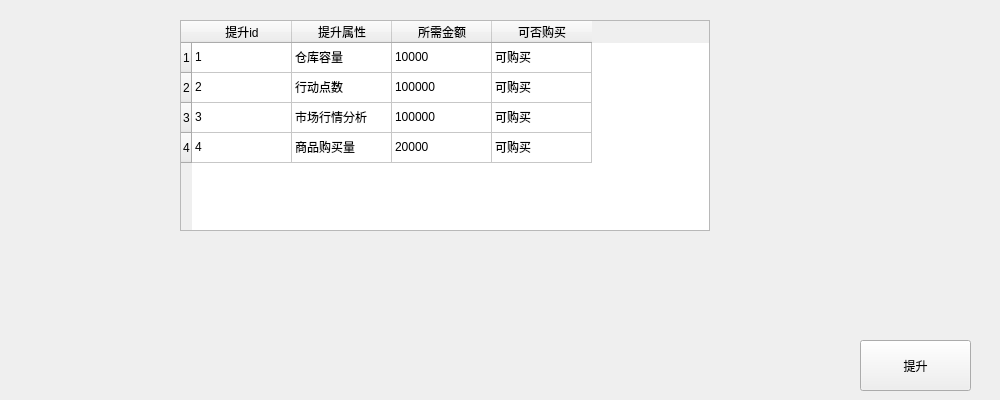
   <widget class="QWidget" name="improve_window" native="true">
    <property name="geometry">
     <rect>
      <x>0</x>
      <y>100</y>
      <width>1000</width>
      <height>400</height>
     </rect>
    </property>
    <widget class="QTableWidget" name="improve_table">
     <property name="geometry">
      <rect>
       <x>180</x>
       <y>20</y>
       <width>530</width>
       <height>211</height>
      </rect>
     </property>
     <property name="sizePolicy">
      <sizepolicy hsizetype="Expanding" vsizetype="Expanding">
       <horstretch>0</horstretch>
       <verstretch>0</verstretch>
      </sizepolicy>
     </property>
     <property name="sizeAdjustPolicy">
      <enum>QAbstractScrollArea::AdjustIgnored</enum>
     </property>
     <property name="autoScroll">
      <bool>true</bool>
     </property>
     <property name="autoScrollMargin">
      <number>16</number>
     </property>
     <row>
      <property name="text">
       <string>1</string>
      </property>
     </row>
     <row>
      <property name="text">
       <string>2</string>
      </property>
     </row>
     <row>
      <property name="text">
       <string>3</string>
      </property>
     </row>
     <row>
      <property name="text">
       <string>4</string>
      </property>
     </row>
     <column>
      <property name="text">
       <string>提升id</string>
      </property>
     </column>
     <column>
      <property name="text">
       <string>提升属性</string>
      </property>
     </column>
     <column>
      <property name="text">
       <string>所需金额</string>
      </property>
     </column>
     <column>
      <property name="text">
       <string>可否购买</string>
      </property>
     </column>
     <item row="0" column="0">
      <property name="text">
       <string>1</string>
      </property>
      <property name="textAlignment">
       <set>AlignLeading|AlignVCenter</set>
      </property>
     </item>
     <item row="0" column="1">
      <property name="text">
       <string>仓库容量</string>
      </property>
     </item>
     <item row="0" column="2">
      <property name="text">
       <string>10000</string>
      </property>
     </item>
     <item row="0" column="3">
      <property name="text">
       <string>可购买</string>
      </property>
     </item>
     <item row="1" column="0">
      <property name="text">
       <string>2</string>
      </property>
     </item>
     <item row="1" column="1">
      <property name="text">
       <string>行动点数</string>
      </property>
     </item>
     <item row="1" column="2">
      <property name="text">
       <string>100000</string>
      </property>
     </item>
     <item row="1" column="3">
      <property name="text">
       <string>可购买</string>
      </property>
     </item>
     <item row="2" column="0">
      <property name="text">
       <string>3</string>
      </property>
     </item>
     <item row="2" column="1">
      <property name="text">
       <string>市场行情分析</string>
      </property>
     </item>
     <item row="2" column="2">
      <property name="text">
       <string>100000</string>
      </property>
     </item>
     <item row="2" column="3">
      <property name="text">
       <string>可购买</string>
      </property>
     </item>
     <item row="3" column="0">
      <property name="text">
       <string>4</string>
      </property>
     </item>
     <item row="3" column="1">
      <property name="text">
       <string>商品购买量</string>
      </property>
     </item>
     <item row="3" column="2">
      <property name="text">
       <string>20000</string>
      </property>
     </item>
     <item row="3" column="3">
      <property name="text">
       <string>可购买</string>
      </property>
     </item>
    </widget>
    <widget class="QPushButton" name="improve_status_btn">
     <property name="geometry">
      <rect>
       <x>860</x>
       <y>340</y>
       <width>111</width>
       <height>51</height>
      </rect>
     </property>
     <property name="text">
      <string>提升</string>
     </property>
    </widget>
    <widget class="QLabel" name="improve_itemname_label">
     <property name="enabled">
      <bool>true</bool>
     </property>
     <property name="geometry">
      <rect>
       <x>720</x>
       <y>120</y>
       <width>240</width>
       <height>111</height>
      </rect>
     </property>
     <property name="font">
      <font>
       <pointsize>12</pointsize>
      </font>
     </property>
     <property name="frameShadow">
      <enum>QFrame::Plain</enum>
     </property>
     <property name="text">
      <string/>
     </property>
     <property name="textFormat">
      <enum>Qt::AutoText</enum>
     </property>
     <property name="wordWrap">
      <bool>false</bool>
     </property>
    </widget>
    <widget class="QLabel" name="improve_id_label">
     <property name="geometry">
      <rect>
       <x>720</x>
       <y>10</y>
       <width>241</width>
       <height>91</height>
      </rect>
     </property>
     <property name="font">
      <font>
       <pointsize>12</pointsize>
      </font>
     </property>
     <property name="text">
      <string/>
     </property>
    </widget>
   </widget>
